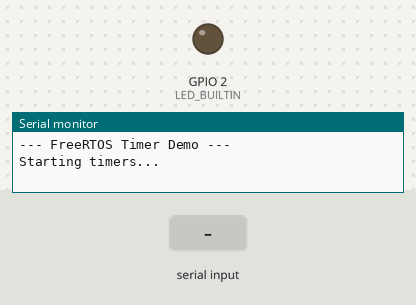
This program was run on a simulated ESP32. On the bench: output pins drawn as LEDs (lit = HIGH), the last lines printed to the serial monitor. The test bench sets the inputs (shaded band).

Above: at 3.2 s.
3.3 s: "1" received over Serial
At 4.1 s:
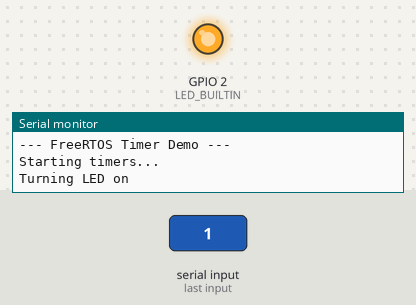
Timing chart, 0 to 9.8 s (numbered marks = the images above; inputs shaded):
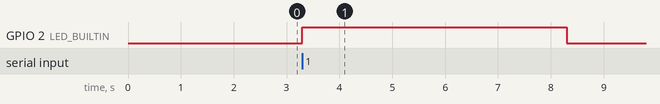

The program:

main.cpp
```cpp
#include <Arduino.h>

/*
  Timers in freertos and now for your
  challenge a common example of timers in
  microcontrollers is the lcd backlight
  auto dim feature let's pretend that the
  led on your esp32 is the backlight for
  an lcd so long as you're using the
  serial terminal and entering characters
  which will pretend is a menu on the lcd
  the led should turn on and stay on
  however after five seconds of inactivity
  the led should turn off your job is to
  echo characters to the serial terminal
  in a new task turn on the led when these
  characters are being entered and then
  use a software timer to turn off the led
  after five seconds from when the last
  character was entered
  here's a hint for you the x timer start
  function will restart a counter if it's
  called before the timer has expired on
  the next episode we'll look at
  integrating hardware interrupts with
  rtos tasks good luck and see you then
*/


/**
 * This program will check to see if any
 * keys have been typed. each time a key
 * is typed it will reset turn on the led
 * and reset the led timeout timer. if
 * the led timeout timer lapses the led
 * time will turn off.
 */

// Use only core 1 for demo
#if CONFIG_FREERTOS_UNICORE
  static const BaseType_t app_cpu = 0;
#else
  static const BaseType_t app_cpu = 1;
#endif

// Globals
static TimerHandle_t led_refresh_timer = NULL;

enum eTIMER_ID {
  LED_REFRESH_TIMER
};

// Callback function
void refreshTimerCallback(TimerHandle_t xTimer) {
  // Turn LED off
  Serial.println("Turning LED off");
  digitalWrite(LED_BUILTIN, LOW);
}


void setup() {
  // put your setup code here, to run once:
  Serial.begin(115200);

  // Enable the led pin
  pinMode(LED_BUILTIN, OUTPUT);

  // Wait a moment to start
  vTaskDelay(1000/portTICK_PERIOD_MS);
  Serial.println("\n--- FreeRTOS Timer Demo ---");


  // Create a one-shot timer
  led_refresh_timer = xTimerCreate(
    "One-shot timer",             // Name of timer
    5000 / portTICK_PERIOD_MS,    // Period of timer (in ticks)
    pdFALSE,                      // Auto-reload
    (void *)0,                    // Timer ID
    refreshTimerCallback          // Callback function attached to timer
  );

  // Check to make sure the timers were created
  if (led_refresh_timer == NULL) {
    Serial.println("Could not create one of the timers");
  } else {
    // Wait and then print out a message that we're starting the timer
    vTaskDelay(1000 / portTICK_PERIOD_MS);
    Serial.println("Starting timers... ");
  }

}

void loop() {
  // check the serial port
  if (Serial.read() > 0)
  {
    // Turn LED on
    Serial.println("Turning LED on");
    digitalWrite(LED_BUILTIN, HIGH);
    xTimerStart(led_refresh_timer, portMAX_DELAY);
  }
}
```

Measured:
- after the input at 3.3 s, GPIO 2 (LED_BUILTIN): LOW → HIGH at once, → LOW 5.0 s later
